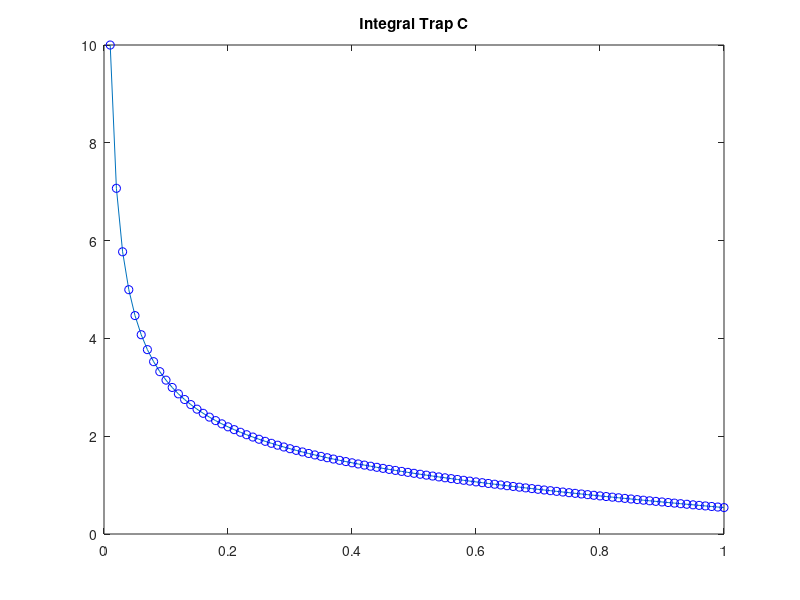
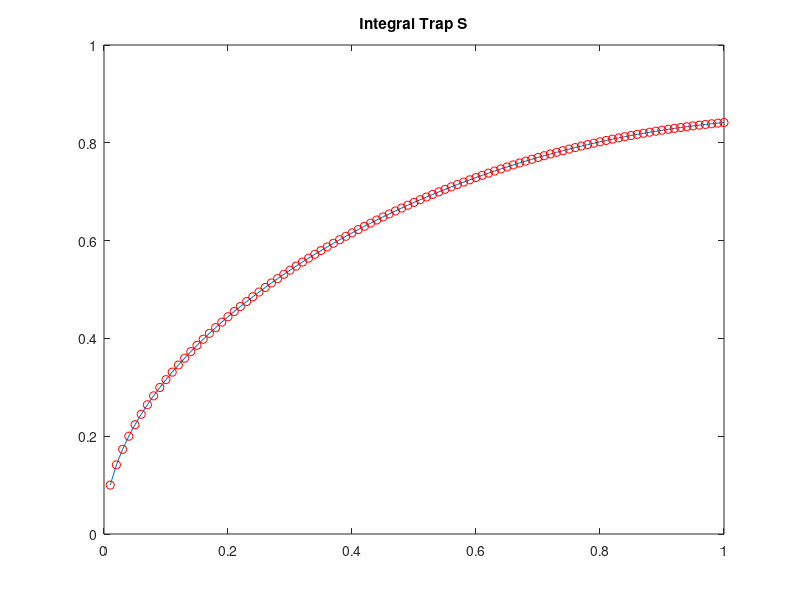

Recreate these plots in MATLAB, in order.
% This script implements the trapezoid rule to approximate the integral of

% a function, f.

clc
clear 
f = @(x) cos(x)./sqrt(x); %function to be integrated Ic
%f = @(t) 2*cos(t.^2); 
g = @(x) sin(x)./sqrt(x); %function to be integrated Is
%g = @(t) 2*sin(t.^2);

n = 100;
h = 1/n; %step size
t_samples = 0:h:1;
t_plot = 0:0.01:1;

integral_trap_c = 0;
integral_trap_s = 0;
% Handle i = 1 manually

integral_trap_c = integral_trap_c + sqrt(h)*cos(h)/2;
integral_trap_s = integral_trap_s + sqrt(h)*cos(h)/2;

for   i = 2:(length(t_samples)-1)
    integral_trap_c = integral_trap_c + h*(f(t_samples(i)) + f(t_samples(i+1)))/2;
    integral_trap_s = integral_trap_s + h*(f(t_samples(i)) + f(t_samples(i+1)))/2;
end

display(integral_trap_c);

figure
plot(t_plot,f(t_plot));
hold on

title('Integral Trap C');

plot(t_samples,f(t_samples),'bo');

hold off

 

display(integral_trap_s);

 

figure

plot(t_plot,g(t_plot));

hold on

title('Integral Trap S');

plot(t_samples,g(t_samples),'ro');

hold off


%%%%%%%%%%%%%%%%%%%%%%%%%%%%%%%%%%%%%%%%%%%



##
##clc
##clear
##
##f = @(x) cos(x)./sqrt(x); %integrand of Ic
##g = @(x) sin(x)./sqrt(x); %integrand of Is
##n = 100;
##h = 1/n; %step size
##t_samples = 0:h:1;
##t_plot = 0:0.01:1;
##integral_trap_c = 0;
##integral_trap_s = 0;
##%Handle i = 1 manually
##integral_trap_c = integral_trap + sqrt(h)*cos(h)/2;
##integral_trap_s = integral_trap + sqrt(h)*cos(h)/2;
##for i = 2:(length(t_samples)-1)  
##  integral_trap_c = integral_trap_c + h*(f(t_samples(i)) + f(t_samples(i+1)))/2;
##  
##end
##
##
##  
##  
##display(integral_trap_c);
##figure
##plot(t_plot,f(t_plot));
##hold on
##plot(t_samples,f(t_samples),'bo');
##hold off